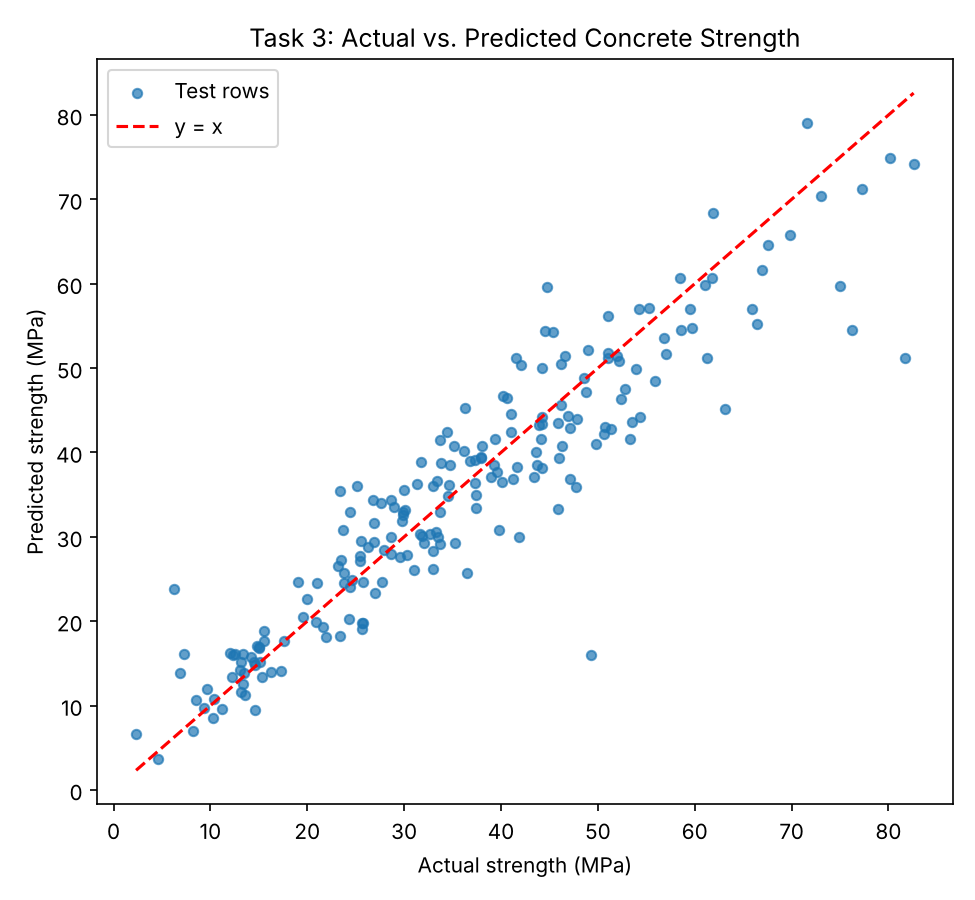

Generate this figure with Python:
import matplotlib
matplotlib.use("Agg")
import matplotlib.pyplot as plt
import numpy as np
import pandas as pd
from sklearn.linear_model import LinearRegression, Ridge
from sklearn.metrics import mean_absolute_error, mean_squared_error
from sklearn.model_selection import GridSearchCV, KFold, cross_val_score, train_test_split
from sklearn.pipeline import Pipeline
from sklearn.preprocessing import PolynomialFeatures, StandardScaler

concrete = pd.read_csv("concrete_strength.csv").drop_duplicates()
target = "Concrete compressive strength"
X = concrete.drop(columns=target)
y = concrete[target]

# (a) Hold out 20%, linear baseline CV on training rows
X_train, X_test, y_train, y_test = train_test_split(X, y, test_size=0.20, random_state=42)
print("Training rows:", len(X_train), "| Test rows:", len(X_test))

folds = KFold(n_splits=5, shuffle=True, random_state=42)
scoring = "neg_root_mean_squared_error"
baseline_rmse = -cross_val_score(LinearRegression(), X_train, y_train, cv=folds, scoring=scoring)
print("Linear baseline fold RMSEs:", baseline_rmse.round(2))
print(f"Linear baseline mean CV RMSE: {baseline_rmse.mean():.2f} MPa")

# (b) Tune polynomial + scaling + Ridge on the same folds
pipe = Pipeline([
    ("poly", PolynomialFeatures(include_bias=False)),
    ("scale", StandardScaler()),
    ("ridge", Ridge()),
])
grid = {"poly__degree": [1, 2, 3], "ridge__alpha": [0.01, 0.1, 1, 10, 100]}
search = GridSearchCV(pipe, grid, cv=folds, scoring=scoring, refit=True)
search.fit(X_train, y_train)

res = pd.DataFrame(search.cv_results_).sort_values("rank_test_score")
print("\nTop 3 settings:")
for _, r in res.head(3).iterrows():
    print(f"  rank {int(r['rank_test_score'])}: degree={int(r['param_poly__degree'])}, "
          f"alpha={r['param_ridge__alpha']} -> mean CV RMSE {-r['mean_test_score']:.2f} MPa")
print("Best parameters:", search.best_params_)
print(f"Tuned mean CV RMSE: {-search.best_score_:.2f} MPa")

# (c) Test evaluation of refitted winner
pred = search.predict(X_test)
test_rmse = np.sqrt(mean_squared_error(y_test, pred))
test_mae = mean_absolute_error(y_test, pred)
print(f"Test RMSE: {test_rmse:.2f} MPa")
print(f"Test MAE: {test_mae:.2f} MPa")

plt.figure(figsize=(6.5, 6))
plt.scatter(y_test, pred, s=20, alpha=0.7, label="Test rows")
lo, hi = min(y_test.min(), pred.min()), max(y_test.max(), pred.max())
plt.plot([lo, hi], [lo, hi], "r--", label="y = x")
plt.xlabel("Actual strength (MPa)")
plt.ylabel("Predicted strength (MPa)")
plt.title("Task 3: Actual vs. Predicted Concrete Strength")
plt.legend()
plt.tight_layout()
plt.savefig("task3_concrete.png", dpi=150)

# (d) Comparison
print(f"\nImprovement in mean CV RMSE: {baseline_rmse.mean():.2f} -> {-search.best_score_:.2f} MPa")
